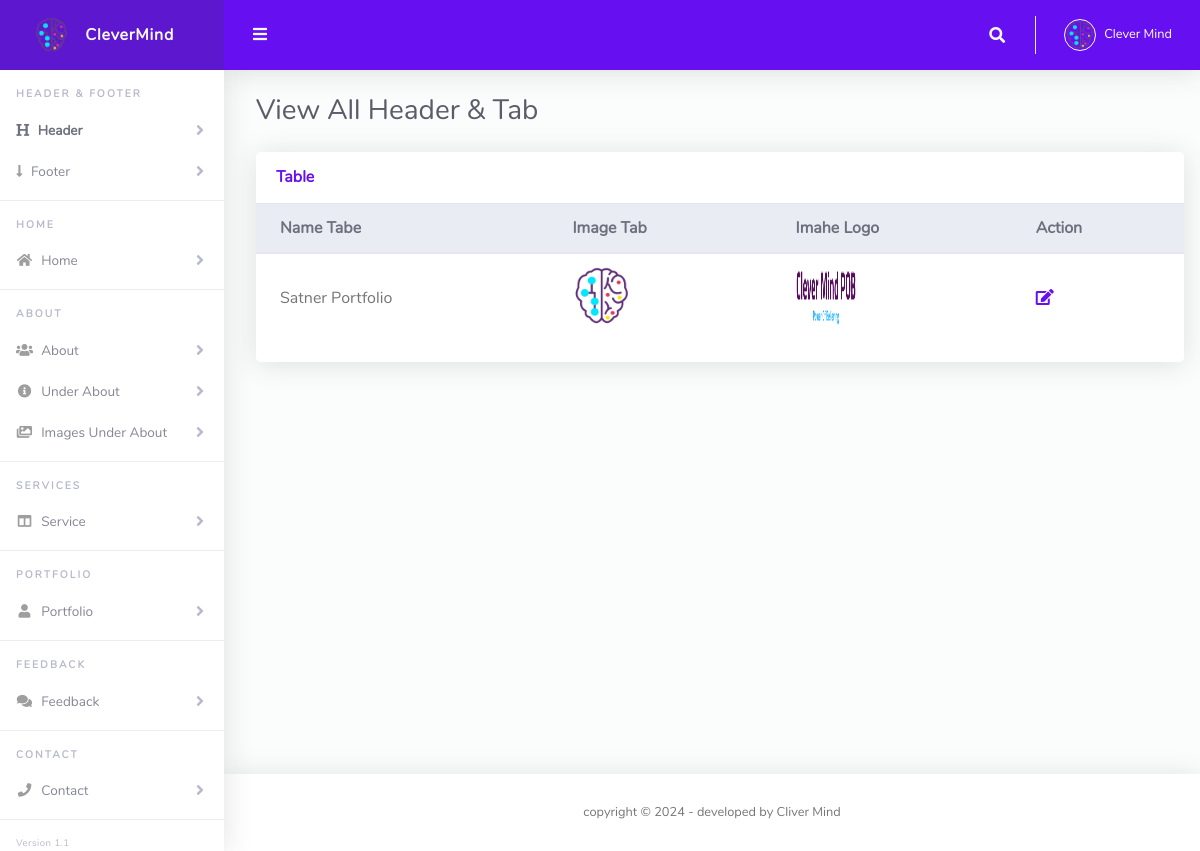
The app's page /Dashboard/View_header.php with its own data.
### tables this page shows
CREATE TABLE `header` (
  `id_header` int(11) NOT NULL,
  `name_tab` varchar(80) NOT NULL,
  `img_tab` text NOT NULL,
  `img_logo` text NOT NULL
);

### Dashboard/View_header.php (the view, shortened to what this page needs)
<?php
include "./includes/connection.php";
include "./includes/header.php";
?>
      <li class="nav-item active">
        <a class="nav-link collapsed" href="#" data-toggle="collapse" data-target="#collapseHeader" aria-expanded="true"
          aria-controls="collapseHeader">
          <i class="fa fa-header"></i>
          <span>Header</span>
        </a>
      </li>
      <li class="nav-item">
        <a class="nav-link collapsed" href="#" data-toggle="collapse" data-target="#collapseFooter" aria-expanded="true"
          aria-controls="collapseFooter">
          <i class="fa fa-long-arrow-down"></i>
          <span>Footer</span>
        </a>
      </li>
      <hr class="sidebar-divider">
      <div class="sidebar-heading">
        Home
      </div>
      <li class="nav-item">
        <a class="nav-link collapsed" href="#" data-toggle="collapse" data-target="#collapseHome" aria-expanded="true"
          aria-controls="collapseHome">
          <i class="fas fa-fw fa-home"></i>
          <span>Home</span>
        </a>
      </li>
      <hr class="sidebar-divider">
      <div class="sidebar-heading">
        About
      </div>
      <li class="nav-item">
        <a class="nav-link collapsed" href="#" data-toggle="collapse" data-target="#collapseAbout" aria-expanded="true"
          aria-controls="collapseAbout">
          <i class="fas fa-fw fa-users"></i>
          <span>About</span>
        </a>
      </li>
      <li class="nav-item">
        <a class="nav-link collapsed" href="#" data-toggle="collapse" data-target="#collapseUnder" aria-expanded="true"
          aria-controls="collapseUnder">
          <i class="fas fa-fw fa-info-circle"></i>
          <span>Under About</span>
        </a>
      </li>
      <li class="nav-item">
        <a class="nav-link collapsed" href="#" data-toggle="collapse" data-target="#collapseImagesUnder" aria-expanded="true"
          aria-controls="collapseImagesUnder">
          <i class="fas fa-fw fa-images"></i>
          <span>Images Under About</span>
        </a>
      </li>
      <hr class="sidebar-divider">
      <div class="sidebar-heading">
        Services
      </div>
      <li class="nav-item">
        <a class="nav-link collapsed" href="#" data-toggle="collapse" data-target="#collapseService" aria-expanded="true"
          aria-controls="collapseService">
          <i class="fas fa-fw fa-columns"></i>
          <span>Service</span>
        </a>
      </li>
      <hr class="sidebar-divider">
      <div class="sidebar-heading">
        Portfolio
      </div>
      <li class="nav-item">
        <a class="nav-link collapsed" href="#" data-toggle="collapse" data-target="#collapsePortfolio" aria-expanded="true"
          aria-controls="collapsePortfolio">
          <i class="fas fa-fw fa-user"></i>
          <span>Portfolio</span>
        </a>
      </li>
      <hr class="sidebar-divider">
      <div class="sidebar-heading">
        Feedback
      </div>
      <li class="nav-item">
        <a class="nav-link collapsed" href="#" data-toggle="collapse" data-target="#collapseFeedback" aria-expanded="true"
          aria-controls="collapseFeedback">
          <i class="fas fa-fw fa-comments"></i>
          <span>Feedback</span>
        </a>
      </li>
      <hr class="sidebar-divider">
      <div class="sidebar-heading">
        Contact
      </div>
      <li class="nav-item">
        <a class="nav-link collapsed" href="#" data-toggle="collapse" data-target="#collapseContact" aria-expanded="true"
          aria-controls="collapseContact">
          <i class="fas fa-fw fa-phone"></i>
          <span>Contact</span>
        </a>
      </li>
      <hr class="sidebar-divider">
      <div class="version" id="version-ruangadmin"></div>
    </ul>
    <div id="content-wrapper" class="d-flex flex-column">
      <div id="content">
        <?php include "./includes/navbar.php"; ?>
        <div class="container-fluid m-2" id="container-wrapper">
          <div class="d-sm-flex align-items-center justify-content-between mb-4">
            <h1 class="h3 mb-0 text-gray-800">View All Header & Tab</h1>
          </div>
          <div class="row">
            <div class="col-lg-12 mb-4">
              <div class="card">
                <div class="card-header py-3 d-flex flex-row align-items-center justify-content-between">
                  <h6 class="m-0 font-weight-bold text-primary">Table</h6>
                </div>
                <div class="table-responsive">
                  <table class="table align-items-center table-flush">
                    <thead class="thead-light">
                      <tr>
                        <th>Name Tabe</th>
                        <th>Image Tab</th>
                        <th>Imahe Logo</th>
                        <th>Action</th>
                      </tr>
                    </thead>
                    <tbody>
                      <?php
                          $select="SELECT * FROM `header`";
                          $query=mysqli_query($conn , $select);
                          while($row=mysqli_fetch_assoc($query)):
                      ?>
                      <tr>
                        <td style="padding-top: 32px;"><?php echo $row['name_tab']; ?></td>
                        <td>
                          <img src="Upload/<?php echo $row['img_tab']; ?>" alt="<?php echo $row['img_tab']; ?>" title="<?php echo $row['img_tab']; ?>" height="60px" width="60px">
                        </td>
                        <td>
                          <img src="Upload/<?php echo $row['img_logo']; ?>" alt="<?php echo $row['img_logo']; ?>" title="<?php echo $row['img_logo']; ?>" height="60px" width="60px">
                        </td>
                        <td style="padding-top: 32px;">
                          <a href="Add_header.php?edit_header=<?php echo $row['id_header']; ?>" ><i class="fa fa-edit" title="edit"></i></a>
                        </td>
                      <?php endwhile; ?>
                      </tr>
                    </tbody>
                  </table>
                </div>
                <div class="card-footer"></div>
              </div>
            </div>
          </div>
        </div>
      </div>
<?php include "./includes/footer.php"; ?>

### records on screen
header: name_tab "Satner Portfolio", img_tab (picture), img_logo (picture)
